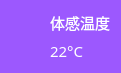
  <widget class="QGroupBox" name="weather_2">
   <property name="geometry">
    <rect>
     <x>150</x>
     <y>280</y>
     <width>121</width>
     <height>61</height>
    </rect>
   </property>
   <property name="font">
    <font>
     <family>宋体</family>
    </font>
   </property>
   <property name="styleSheet">
    <string notr="true">background-color:#9c58fe;
border:0px</string>
   </property>
   <layout class="QGridLayout" name="gridLayout_5">
    <item row="0" column="0" rowspan="2">
     <widget class="QLabel" name="label_18">
      <property name="styleSheet">
       <string notr="true">
border-image: url(:/icon/温度 (1).png);
background-color:#9c58fe;</string>
      </property>
      <property name="text">
       <string/>
      </property>
     </widget>
    </item>
    <item row="0" column="1">
     <widget class="QLabel" name="label_19">
      <property name="font">
       <font>
        <family>宋体</family>
        <pointsize>11</pointsize>
       </font>
      </property>
      <property name="styleSheet">
       <string notr="true">background-color:#9c58fe;
color:white;</string>
      </property>
      <property name="text">
       <string>体感温度</string>
      </property>
     </widget>
    </item>
    <item row="1" column="1">
     <widget class="QLabel" name="label_20">
      <property name="font">
       <font>
        <family>宋体</family>
        <pointsize>11</pointsize>
       </font>
      </property>
      <property name="styleSheet">
       <string notr="true">background-color:#9c58fe;
color:white;</string>
      </property>
      <property name="text">
       <string>22°C</string>
      </property>
     </widget>
    </item>
   </layout>
  </widget>
